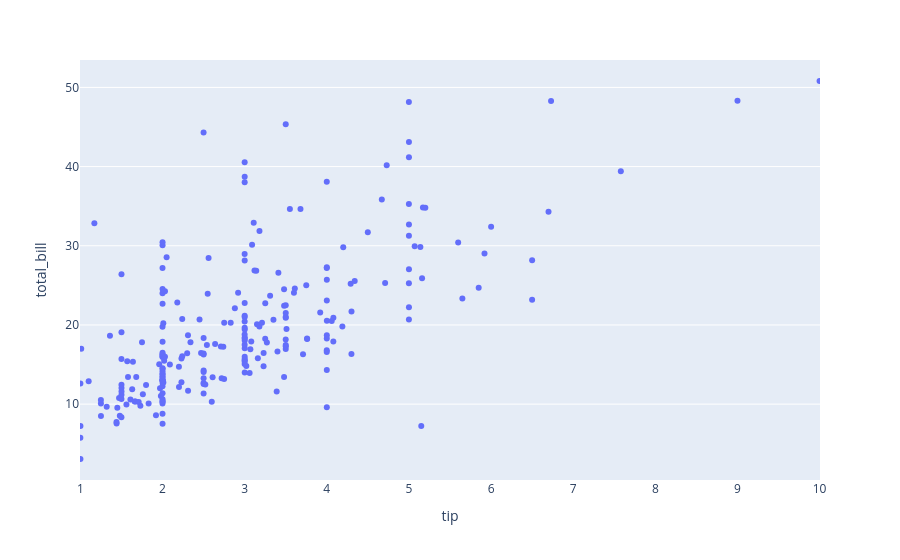

Here is the notebook cell this chart was saved with:
### Code cell
px.strip(data_frame=df1, x='tip', y='total_bill')

### Figure 1 — Plotly figure (JSON) as saved in the notebook; plotly's stock layout.template omitted (floating-point values rounded to 4 significant figures; data arrays with more than 128 entries replaced by an {"elided": "..."} marker saying what was removed)
{"data": [{"alignmentgroup": "True", "boxpoints": "all", "fillcolor": "rgba(255,255,255,0)", "hoveron": "points", "hovertemplate": "tip=%{x}<br>total_bill=%{y}<extra></extra>", "legendgroup": "", "line": {"color": "rgba(255,255,255,0)"}, "marker": {"color": "#636efa"}, "name": "", "offsetgroup": "", "orientation": "v", "pointpos": 0, "showlegend": false, "type": "box", "x": {"elided": "244 float values"}, "x0": " ", "xaxis": "x", "y": {"elided": "244 float values"}, "y0": " ", "yaxis": "y"}], "layout": {"boxmode": "group", "legend": {"tracegroupgap": 0}, "margin": {"t": 60}, "xaxis": {"anchor": "y", "domain": [0, 1], "title": {"text": "tip"}}, "yaxis": {"anchor": "x", "domain": [0, 1], "title": {"text": "total_bill"}}}}
